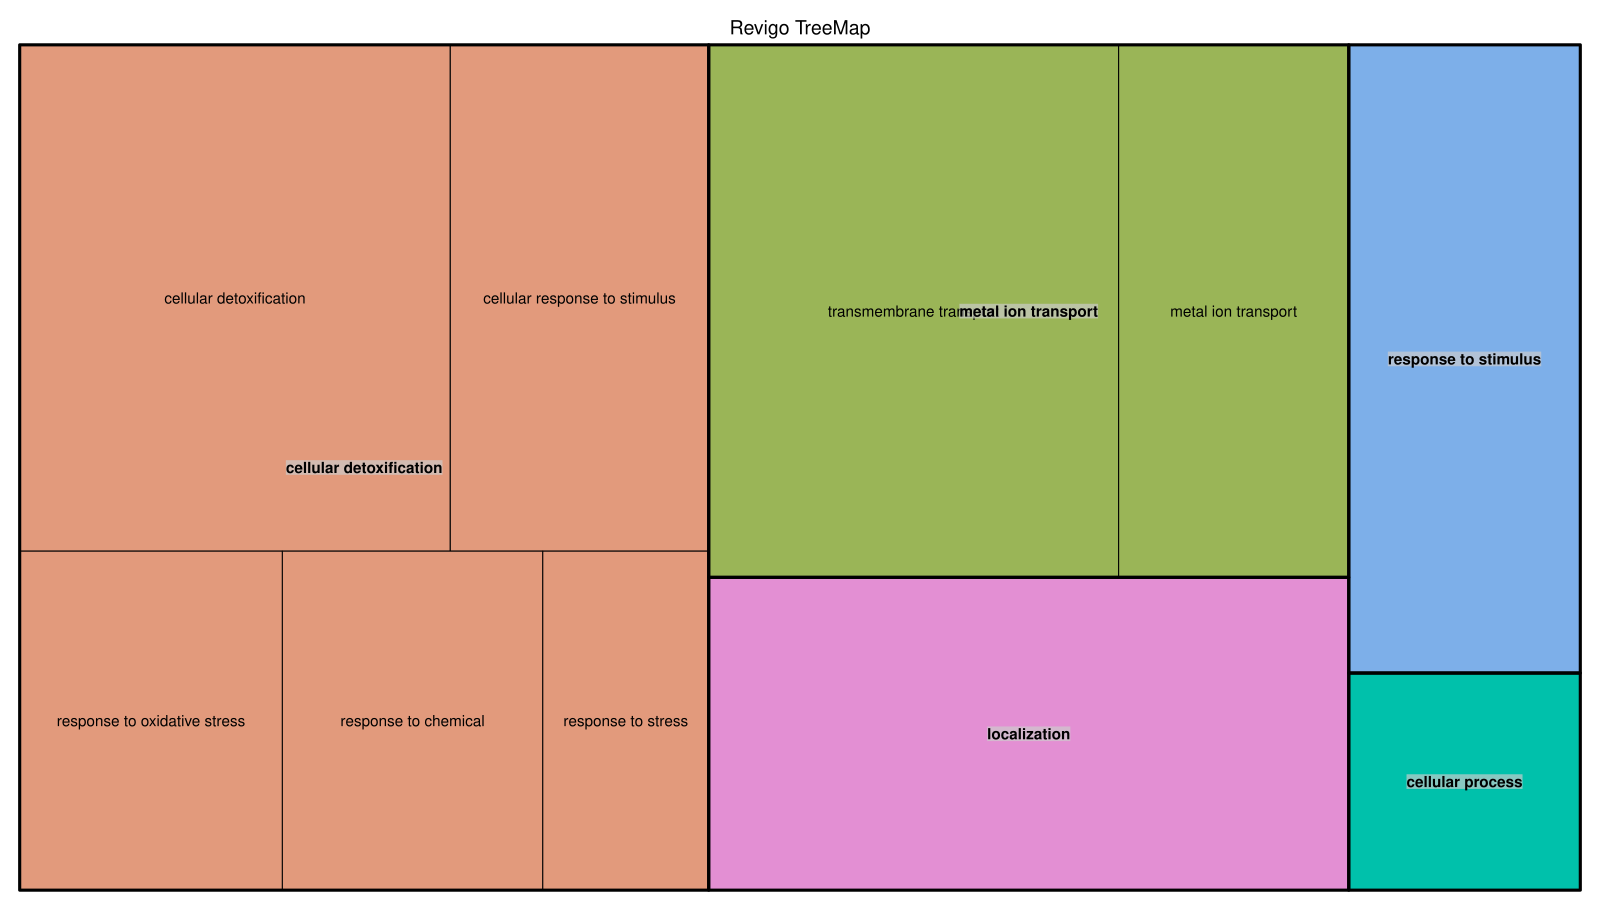

Here is the R script that generated this plot:
# A treemap R script produced by the Revigo server at http://revigo.irb.hr/
# If you found Revigo useful in your work, please cite the following reference:
# Supek F et al. "REVIGO summarizes and visualizes long lists of Gene Ontology
# terms" PLoS ONE 2011. doi:10.1371/journal.pone.0021800

# author: Anton Kratz <anton.kratz@gmail.com>, RIKEN Omics Science Center, Functional Genomics Technology Team, Japan
# created: Fri, Nov 02, 2012  7:25:52 PM
# last change: Fri, Nov 09, 2012  3:20:01 PM

# -----------------------------------------------------------------------------
# If you don't have the treemap package installed, uncomment the following line:
# install.packages( "treemap" );
library(treemap) 								# treemap package by Martijn Tennekes

# Set the working directory if necessary
# setwd("C:/Users/username/workingdir");

# --------------------------------------------------------------------------
# Here is your data from Revigo. Scroll down for plot configuration options.

revigo.names <- c("term_ID","description","frequency","value","uniqueness","dispensability","representative");
revigo.data <- rbind(c("GO:0009987","cellular process",79.12519251933975,0.3089777741005573,1,-0,"cellular process"),
c("GO:0030001","metal ion transport",2.081427431784025,0.7533266533060027,0.9164041429263501,-0,"metal ion transport"),
c("GO:0055085","transmembrane transport",13.53545668727302,1.3413590941775742,0.9069630320488661,0.46981001,"metal ion transport"),
c("GO:0050896","response to stimulus",14.674014998147983,0.8939451599062136,1,-0,"response to stimulus"),
c("GO:0051179","localization",18.792076186036212,1.2303051936903844,1,-0,"localization"),
c("GO:1990748","cellular detoxification",0.8428541930100178,1.3398557839211127,0.48429752495213996,0,"cellular detoxification"),
c("GO:0006950","response to stress",4.90663876400189,0.34561165880942746,0.5467213347080293,0.51550886,"cellular detoxification"),
c("GO:0006979","response to oxidative stress",0.5712981471310761,0.5470120941061491,0.6320993157176307,0.32943569,"cellular detoxification"),
c("GO:0042221","response to chemical",3.5497133630507625,0.5427465445308218,0.5612838659421844,0.40359782,"cellular detoxification"),
c("GO:0051716","cellular response to stimulus",12.016805727629972,0.8040533246194013,0.5024186880187855,0.63796693,"cellular detoxification"));

stuff <- data.frame(revigo.data);
names(stuff) <- revigo.names;

stuff$value <- as.numeric( as.character(stuff$value) );
stuff$frequency <- as.numeric( as.character(stuff$frequency) );
stuff$uniqueness <- as.numeric( as.character(stuff$uniqueness) );
stuff$dispensability <- as.numeric( as.character(stuff$dispensability) );

# by default, outputs to a PDF file
pdf( file="S_T2_VS_T3_Treeplot.pdf", width=16, height=9 ) # width and height are in inches

# check the tmPlot command documentation for all possible parameters - there are a lot more
treemap(
  stuff,
  index = c("representative","description"),
  vSize = "value",
  type = "categorical",
  vColor = "representative",
  title = "Revigo TreeMap",
  inflate.labels = FALSE,      # set this to TRUE for space-filling group labels - good for posters
  lowerbound.cex.labels = 0,   # try to draw as many labels as possible (still, some small squares may not get a label)
  bg.labels = "#CCCCCCAA",   # define background color of group labels
								 # "#CCCCCC00" is fully transparent, "#CCCCCCAA" is semi-transparent grey, NA is opaque
  position.legend = "none"
)

dev.off()
